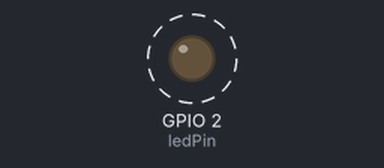
The sketch below on a simulated ESP8266 (NodeMCU). Parts: output pins drawn as LEDs (lit = HIGH). Dashed ring = blinking. What the sketch prints to the serial monitor is not drawn.

Above: at 0.2 s.
Timing chart, 0 to 3.0 s (numbered marks = the images above):
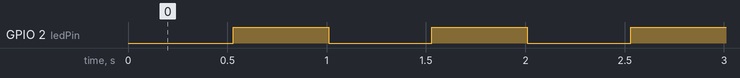

The sketch:

Blink_a_LED.ino
```cpp
// ************************************************************************************************************************
// *** Washing machine - Blinking led at (520ms->1.92KHz) sketch
// ***
// *** To test the circuitry I will use another NodeMCU to blink a led with the desired frequency.
// ***
// *** To detect the end of my old washing machine cycle, and then send an email and beeps. On the future may activate
// *** the washing machine with a servomotor through internet. (Create WebServer, Send eMail, Sense Light, Activate Servomotor)
// ***
// *** TTD: Check the LDR once every 5 minutes, and sleep after sending the mail to save battery. Send mail if battery is low
// *** Calculate the energy cost of sleeping and awakening inbetween sensor readings. Reinicialize variables after sending mail
// ***
// *** I will use the ESP8266 (with the Lolin NodeMCU V3)
// ***
// *** D0 ---(Servomotor)
// *** D2 ---(Vibration sw)---|(gnd)
// *** D3 ---(10kOhm)---------|(3V)
// *** D4 ---(LED)------------|(gnd)
// *** A0 ---(LDR)------------|(3V)
// ***   \---(10KOhm)---------|(gnd)
// ***
// *** My board of NodeMCU loses the programation after a Power cycle. This is fixed connecting GPIO0(D3-FLASH)
// *** with a 10kOhm resistor to 3V. As per https://github.com/esp8266/Arduino/blob/master/doc/boards.md#boot-messages-and-modes.
// ***
// *** Created at 08 of February 2019
// *** By Celatzur
// *** Created at 08 of February 2019
// *** By Celatzur
// ***
// *** https://github.com/celatzur/Washing-Machine
// ***
// *** To run this board the first time, on the Arduino IDE:
// *** 1) File>Preferences>“Additional Boards Manager URLs:”>“http://arduino.esp8266.com/stable/package_esp8266com_index.json“
// *** 2) Tools>Board>NodeMCU 1.0 (ESP-12E Module).
// *** 3) Tools>Board>Board Manager... "esp8266 by ESP8266 Community">Install
// *** 4) Tools>Board>NodeMCU 1.0 (ESP-12E Module). Upload Speed: "115200".
// ***
// ************************************************************************************************************************

#include <ESP8266WiFi.h>      // Downloadable from: http://arduino.esp8266.com/stable/package_esp8266com_index.json

// **** LED definitions
const int ledPin = 2;              //#define D4 2 // Same as "LED_BUILTIN", but inverted logic
int ledState = LOW;
unsigned long blink_freq_ms = 520; // My WM blinks at 0.52 blinks/s (520ms->1.92KHz). We sample at three time this frequency
unsigned long previousMillis = 0;

// ************************************************************************************************************************
// *** Setup
// ************************************************************************************************************************
void setup() {
  Serial.begin(115200);       //Baud rate for serial port communication
  delay(10);

  //Output LED
  pinMode(ledPin, OUTPUT);
  digitalWrite(ledPin, ledState);

  Serial.print("Start blinking LED");
}

// ************************************************************************************************************************
// *** Main loop: Blinks a LED in a seocndary MCU to Test
// ************************************************************************************************************************
void loop() {
//  unsigned long currentMillis = millis();
//
//  if (currentMillis - previousMillis > blink_freq_ms) {
//    previousMillis = currentMillis;
//    if (ledState == LOW)
//      ledState = HIGH;  // Turn it on
//    else
//      ledState = LOW;   // Turn it off
//    digitalWrite(ledPin, ledState);
//    }
    ledState = LOW;
    digitalWrite(ledPin, ledState);
    delay(blink_freq_ms);

    ledState = HIGH;
    digitalWrite(ledPin, ledState);
    delay(1000-blink_freq_ms);
}
```

Measured:
- by itself, GPIO 2 (ledPin): alternates HIGH for 0.48 s and LOW for 0.52 s
